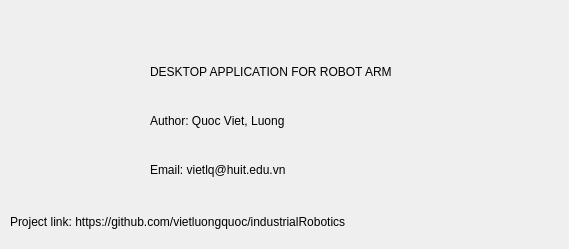
<?xml version="1.0" encoding="UTF-8"?>
<ui version="4.0">
 <class>Dialog</class>
 <widget class="QDialog" name="Dialog">
  <property name="geometry">
   <rect>
    <x>0</x>
    <y>0</y>
    <width>569</width>
    <height>249</height>
   </rect>
  </property>
  <property name="windowTitle">
   <string>Dialog</string>
  </property>
  <widget class="QLabel" name="label_2">
   <property name="geometry">
    <rect>
     <x>40</x>
     <y>80</y>
     <width>81</width>
     <height>81</height>
    </rect>
   </property>
   <property name="text">
    <string/>
   </property>
   <property name="pixmap">
    <pixmap>android-chrome-192x192.png</pixmap>
   </property>
   <property name="scaledContents">
    <bool>true</bool>
   </property>
  </widget>
  <widget class="QLabel" name="label_5">
   <property name="geometry">
    <rect>
     <x>10</x>
     <y>210</y>
     <width>541</width>
     <height>23</height>
    </rect>
   </property>
   <property name="lineWidth">
    <number>1</number>
   </property>
   <property name="text">
    <string>Project link: https://github.com/vietluongquoc/industrialRobotics</string>
   </property>
   <property name="textFormat">
    <enum>Qt::PlainText</enum>
   </property>
   <property name="scaledContents">
    <bool>true</bool>
   </property>
   <property name="wordWrap">
    <bool>false</bool>
   </property>
   <property name="openExternalLinks">
    <bool>true</bool>
   </property>
  </widget>
  <widget class="QWidget" name="">
   <property name="geometry">
    <rect>
     <x>150</x>
     <y>50</y>
     <width>356</width>
     <height>141</height>
    </rect>
   </property>
   <layout class="QVBoxLayout" name="verticalLayout">
    <item>
     <widget class="QLabel" name="label">
      <property name="text">
       <string>DESKTOP APPLICATION FOR ROBOT ARM</string>
      </property>
     </widget>
    </item>
    <item>
     <widget class="QLabel" name="label_3">
      <property name="text">
       <string>Author: Quoc Viet, Luong</string>
      </property>
     </widget>
    </item>
    <item>
     <widget class="QLabel" name="label_4">
      <property name="text">
       <string>Email: vietlq@huit.edu.vn</string>
      </property>
     </widget>
    </item>
   </layout>
  </widget>
 </widget>
 <resources/>
 <connections/>
</ui>
